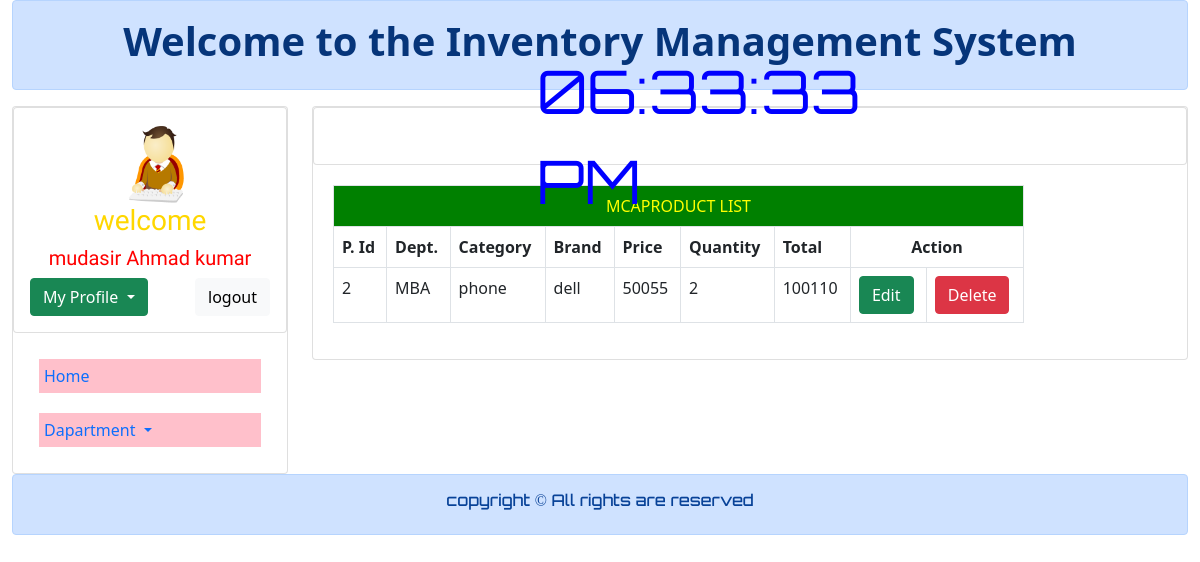
Screenshot of /admin/mba.php (signed in) with the database file from the repository.
### tables this page shows
CREATE TABLE `add_product` (
  `id` int(13) NOT NULL,
  `department` varchar(30) NOT NULL,
  `catagory` varchar(25) NOT NULL,
  `brand` varchar(25) NOT NULL,
  `price` int(13) NOT NULL,
  `quantity` int(13) NOT NULL,
  `total` int(13) NOT NULL
);

### admin/mba.php (the view, shortened to what this page needs)
<?php
include 'connection.php';
?>
<!DOCTYPE html>
<html lang="en">
<head>
    <link href="https://cdn.jsdelivr.net/npm/bootstrap@5.0.0/dist/css/bootstrap.min.css" rel="stylesheet">
</head>
<body>
    <div class="container-fluid">
        <div class="row">
            <div class="col-md-12">
                        <div class="alert alert-primary" role="alert">
                            <h1 class="text-center"> <a href="#" class="alert-link" style="text-decoration: none;">Welcome to the Inventory Management System</a></h1>
                        </div>
            </div>
        </div>
        <div class="row">
            <div class="col-md-3">
                <div class="card">
                <div class="row">
                         <div class="col-md-12">
                             <div class="card">
                                <div class="card-body">
                                    <div class="row">
                                    <div class="col-md-4"></div>
                                        <div class="col-md-4">
                                          <img style="height:80px; width: 80px; border-radious:50px; justify-item: center;" src="../img/logo.png" alt="">
                                        </div>
                                        <div class="col-md-4"></div>
                                    </div>
                                    <h3 class="text-center" style="font-family: 'Texturina', serif; color:gold">welcome</h3>
                                    <h2 class="text-center "  style="font-family: 'Texturina', serif; color:red; font-size:20px"><?php echo $_SESSION['name'];?></h2>
                                   <div class="dropdown">
                                        <button class="btn btn-success dropdown-toggle" type="button" id="dropdownMenuButton1" data-bs-toggle="dropdown" aria-expanded="false">
                                            My Profile
                                        </button>
                                        <a class="btn btn-light" style="float:right;" href="logout.php" role="button">logout</a>
                                    </div>
                                </div>
                             </div>
                         </div>
                     </div>
                    <div class="card-body">
                        <nav class="nav flex-column">
                            <a class="nav-link" href="admin_dashboard.php">Home</a>
                            <a class="nav-link dropdown-toggle" href="#" id="navbarDropdown" role="button" data-bs-toggle="dropdown" aria-expanded="false">
                            Dapartment
                            </a>
                         </nav>
                    </div>
                </div>
            </div>
            <div class="col-md-9">
                <div class="card">
                     <div class="row">
                         <div class="col-md-12">
                             <div class="card">
                                <div class="card-body"><br>
                                <div id="MyClockDisplay" class="clock"></div>
                                </div>
                             </div>
                         </div>
                     </div>
                    <div class="card-body" style="margin:10px; padding:10px;">
                    <div class="row">
                            <div class="col-md-10">
                                <table class="table table-bordered table-hover">
                                    <thead>
                                        <tr>
                                        <td colspan="9" style="color:yellow; background-color:green; text-align: center;"><?php echo $_SESSION['department']; ?>PRODUCT LIST</td>
                                        </tr>
                                        <tr>
                                            <th>P. Id</th>
                                            <th>Dept.</th>
                                            <th>Category</th>
                                            <th>Brand</th>
                                            <th>Price</th>
                                            <th>Quantity</th>
                                            <th>Total</th>
                                            <th colspan="2" style="text-align: center;">Action</th>
                                        </tr>
                                    </thead>
                                    <?php
                                        $query = "select * from add_product where department = 'MBA'";
                                        $query_run = mysqli_query($connection,$query);
                                        while($row = mysqli_fetch_assoc($query_run)){
                                            ?>
                                            <tr>
                                                <td><?php echo $row['id'];?></td>
                                                <td><?php echo $row['department'];?></td>
                                                <td><?php echo $row['catagory'];?></td>
                                                <td><?php echo $row['brand'];?></td>
                                                <td><?php echo $row['price'];?></td>
                                                <td><?php echo $row['quantity'];?></td>
                                                <td><?php echo $row['total'];?></td>
                                                <td>
                                                    <button class="btn btn-success" name=""><a style="text-decoration: none; color: white;" href="edit_product.php?cid=<?php echo $row['id'];?>">Edit</a></button>
                                                </td>
                                                <td>
                                                    <button class="btn btn-danger" name=""><a style="text-decoration: none; color: white;" href="delete_product.php?cid=<?php echo $row['id'];?>">Delete</a></button>
                                                </td>
                                            </tr>
                                            <?php
                                        }
                                    ?>
                                </table>
                            </div>
	                    </div>
                    </div>
                </div>
            </div>
        </div>
        <div class="row">
            <div class="col-md-12">
                        <div class="alert alert-primary" role="alert">
                            <h6 class="text-center" style="text-decoration: none; font-family: Orbitron;"> copyright &copy; All rights are reserved</h6>
                        </div>
            </div>
    </div>
</body>
</html>

### admin/mba.php (style rules this page uses)
.nav { color: black; }
.nav a { padding: 5px; margin:10px; background-color: pink; }
.clock { position: absolute; top: 50%; left: 50%; transform: translateX(-50%) translateY(-50%); color: blue; font-family: Orbitron; font-size: 60px; padding: 0px 5px 0px 5px; }

### rows the page displays
add_product: id "2", department "MBA", catagory "phone", brand "dell", price "50055", quantity "2", total "100110"

### other values shown
$_SESSION['name'] "mudasir Ahmad kumar"
$_SESSION['department'] "MCA"
